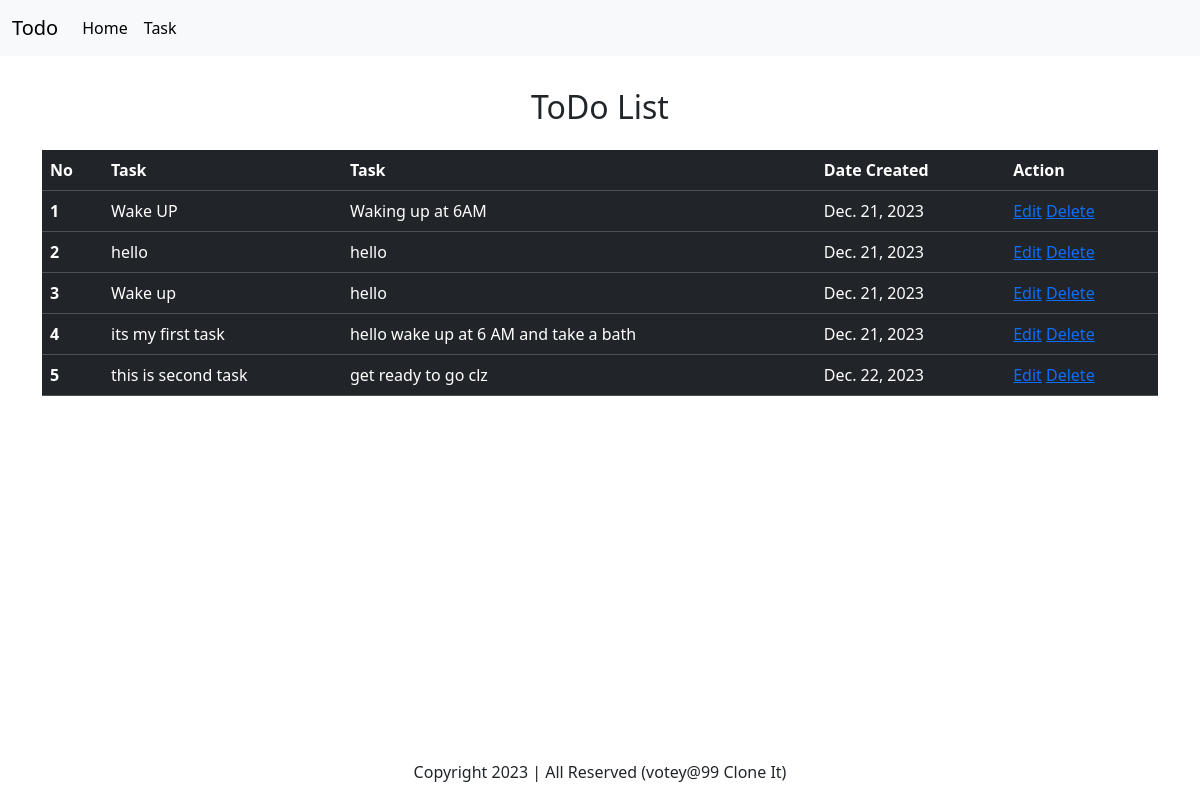
Page /task/ on the earlier database version.
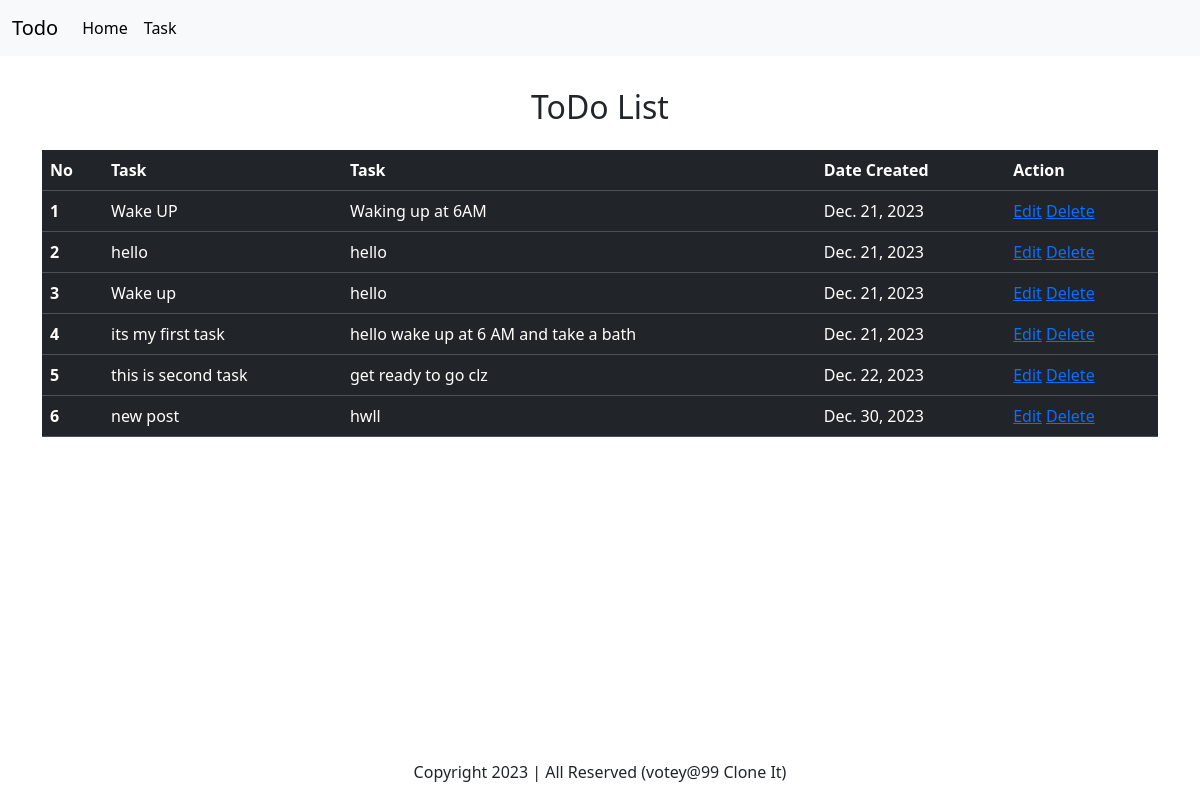
Same page on the later database version.
### todoapp/models.py (models this page shows, shortened)
class Task(models.Model):
    taskTitle = models.CharField(max_length=90)
    taskdesc = models.TextField()
    time = models.DateField(auto_now_add=True)

### todoapp/views.py (the view)
# urls.py: path('task/',views.task,name = 'task'),
def task(request):
    alltasks = Task.objects.all()
    content = {'tasks' : alltasks}
    return render(request,'task.html',content)

### todoapp/templates/task.html (shortened to what this page needs)
<!doctype html>
<html lang="en">
  <head>
    <link href="https://cdn.jsdelivr.net/npm/bootstrap@5.3.2/dist/css/bootstrap.min.css" rel="stylesheet">
  </head>
  <body>
    <nav class="navbar navbar-expand-lg bg-body-tertiary">
        <div class="container-fluid">
          <a class="navbar-brand" href="/">Todo</a>
          <div class="collapse navbar-collapse" id="navbarNav">
            <ul class="navbar-nav">
              <li class="nav-item">
                <a class="nav-link active" aria-current="page" href="/">Home</a>
              </li>
              <li class="nav-item">
                <a class="nav-link active" aria-current="page" href="#">Task</a>
              </li>
            </ul>
          </div>
        </div>
      </nav>
      <div class="container my-3">
        <h2 class="text-center py-3">ToDo List</h2>
        <table class = "table table-dark ">
            <thead>
                <th scope = "col">No</th>
                <th scope = "col">Task</th>
                <th scope = "col">Task</th>
                <th scope = "col">Date Created</th>
                <th scope = "col">Action</td>
            </thead>
            <tdbody>
              {% for task in tasks %}
              <tr>
                <th scope = "row">{{forloop.counter}}</th>
                <td>{{task.taskTitle}}</td>
                <td>{{task.taskdesc}}</td>
                <td>{{task.time}}</td>
                <td>
                  <a href="#">Edit</a>
                  <a href="{% url 'delete' task.id %}">Delete</a>
                </td>
              </tr>
              {% endfor %}
            </tdbody>
        </table>
    </div>
    <footer>
      <p class = "text-center text-dark fixed-bottom my-0 py-3">Copyright 2023 | All Reserved (votey@99 Clone It)</p>
    </footer>
</body>
</html>

Differences in the rows shown:
added Task: taskTitle "new post", taskdesc "hwll", time "Dec. 30, 2023"
